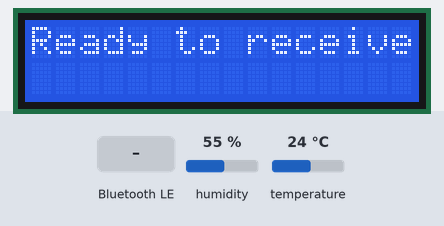
A sketch run on a simulated ESP32-S3. Shown: 16×2 character LCD. Inputs (shaded band) come from the test bench; at power-on: humidity 55 %, temperature 24 °C. Nothing arrives over Bluetooth unless stated; a phone connects over Bluetooth LE 3 s after start; what the sketch prints to the serial monitor is not drawn.

Above: at 0.1 s.
3.3 s: Bluetooth LE write "1" received
At 4.4 s:
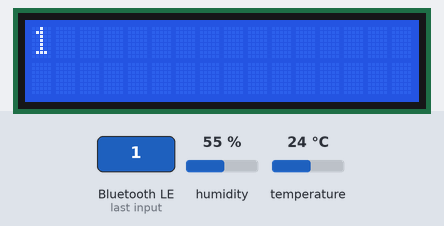
4.8 s: Bluetooth LE write "0" received
At 5.6 s:
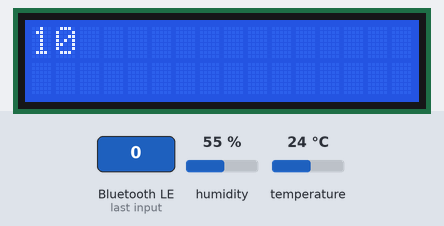
Timing chart, 0 to 7.8 s (numbered marks = the images above; inputs shaded):
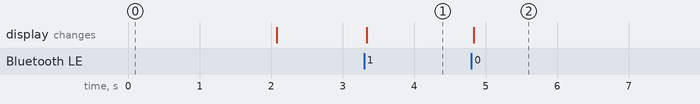

Measured:
- after the input at 3.3 s, the display: changes at once (image 1)
- after the input at 4.8 s, the display: changes at once (image 2)

The sketch:

11-013_Classic_Bluetooth_LCD.ino
```cpp
/*  11.013 - BLE UART with I2C LCD and BME280 Sensor for ESP32-S3
 *
 * Course: IoT Development with ESP32-S3
 * Target Hardware: ESP32-S3-DevKitC-1 v1.1
 * Module: ESP32-S3-WROOM-1-N16R16V
 *
 * This sketch demonstrates how to:
 *  - Receive characters from a BLE UART terminal and display them on an I2C LCD.
 *  - Periodically send temperature and humidity readings from a BME280 sensor over BLE.
 *  - Clear the LCD using a specific character ('~').
 *
 * HARDWARE MODERNIZATION:
 * ========================
 * Classic Bluetooth is not supported on the ESP32-S3. Therefore, this updated version
 * uses BLE UART communication via the NimBLE-Arduino library, which is efficient
 * and works well with BLE terminal apps like "nRF Connect" or "Serial Bluetooth Terminal".
 *
 * HARDWARE INFORMATION:
 * =====================
 * - ESP32-S3-DevKitC-1 v1.1 (GPIO38 WS2812 LED not used here)
 * - I2C LCD display (16x2)
 * - BME280 temperature & humidity sensor (I2C)
 * - External BLE central device (e.g., phone with BLE terminal app)
 *
 * CIRCUIT DIAGRAM:
 * ================
 * ESP32-S3         | BME280    | I2C LCD
 * ----------------|-----------|----------
 * 3V3             | VIN       | VCC
 * GND             | GND       | GND
 * GPIO21 (SDA)    | SDA       | SDA
 * GPIO22 (SCL)    | SCL       | SCL
 *
 * COMPONENTS:
 * ===========
 * - ESP32-S3-DevKitC-1 v1.1
 * - BME280 sensor (I2C, address 0x76 or 0x77)
 * - 16x2 LCD with I2C backpack (default address: 0x27)
 * - BLE UART app (e.g., Serial Bluetooth Terminal)
 *
 * GPIO ASSIGNMENTS:
 * =================
 * SDA → GPIO21
 * SCL → GPIO22
 *
 * TECHNICAL NOTES:
 * ================
 * - Uses NimBLE-Arduino for BLE UART communication.
 * - LCD buffer is cleared after 2 rows are filled or if '~' is received.
 * - BME280 readings are updated every ~10 seconds (200×50ms).
 * - Use dtostrf for float formatting.
 *
 * IDE REQUIREMENTS:
 * =================
 * - Arduino IDE 2.0+
 * - ESP32 Arduino Core v3.0+
 * - Board: "ESP32S3 Dev Module"
 * - Libraries:
 *   - NimBLE-Arduino (https://github.com/h2zero/NimBLE-Arduino)
 *   - LiquidCrystal_I2C by John Rickman
 *   - Adafruit BME280 and Adafruit Unified Sensor
 *
 * Created: April 8 2019 by Peter Dalmaris
 * Updated: July 30 2025 for ESP32-S3 compatibility (BLE UART replacement)
 */

#include <Wire.h>
#include <LiquidCrystal_I2C.h>
#include <Adafruit_Sensor.h>
#include <Adafruit_BME280.h>
#include <NimBLEDevice.h>

// I2C LCD and BME280 setup
LiquidCrystal_I2C lcd(0x27, 16, 2); // Adjust if your LCD uses a different address
Adafruit_BME280 bme;                // I2C BME280 sensor

// Constants
constexpr uint8_t SDA_PIN = 21;
constexpr uint8_t SCL_PIN = 22;
constexpr float SEALEVELPRESSURE_HPA = 1013.25;
constexpr uint8_t MAX_ROWS = 1;
constexpr uint8_t MAX_COLS = 15;

// BLE service/characteristics UUIDs
#define SERVICE_UUID         "6E400001-B5A3-F393-E0A9-E50E24DCCA9E"
#define CHARACTERISTIC_RX_UUID "6E400002-B5A3-F393-E0A9-E50E24DCCA9E" // Write
#define CHARACTERISTIC_TX_UUID "6E400003-B5A3-F393-E0A9-E50E24DCCA9E" // Notify

// BLE server and characteristics
NimBLECharacteristic *txCharacteristic;
bool deviceConnected = false;

int lazyCounter = 0;
uint8_t col = 0;
uint8_t row = 0;

// Helper: clear LCD
void resetLCD() {
  col = 0;
  row = 0;
  lcd.clear();
}

// BLE callbacks
class UARTCallbacks : public NimBLECharacteristicCallbacks {
  void onWrite(NimBLECharacteristic* characteristic) {  // Remove 'override'
    std::string rxValue = characteristic->getValue();
    for (char c : rxValue) {
      if (c == '~') {
        resetLCD(); // OK after Fix 2
      } else {
        lcd.setCursor(col, row);
        lcd.print(c);
        col++;
        if (col > MAX_COLS) {
          col = 0;
          row++;
        }
        if (row > MAX_ROWS) {
          resetLCD();
        }
      }
    }
  }
};

class ServerCallbacks : public NimBLEServerCallbacks {
  void onConnect(NimBLEServer* pServer) {  // Remove 'override'
    deviceConnected = true;
  }

  void onDisconnect(NimBLEServer* pServer) {  // Remove 'override'
    deviceConnected = false;
    NimBLEDevice::startAdvertising();
  }
};

// Setup function
void setup() {
  Wire.begin(SDA_PIN, SCL_PIN);
  Serial.begin(115200);

  lcd.init();
  lcd.backlight();
  lcd.setCursor(0, 0);
  lcd.print("Ready to receive");
  delay(2000);
  lcd.clear();

  if (!bme.begin(0x76)) {
    Serial.println("Could not find BME280 sensor!");
    while (1);
  }

  NimBLEDevice::init("ESP32S3-BLE-Display");
  NimBLEServer *pServer = NimBLEDevice::createServer();
  pServer->setCallbacks(new ServerCallbacks());

  NimBLEService *pService = pServer->createService(SERVICE_UUID);

  NimBLECharacteristic *rxCharacteristic = pService->createCharacteristic(
      CHARACTERISTIC_RX_UUID,
      NIMBLE_PROPERTY::WRITE | NIMBLE_PROPERTY::WRITE_NR);
  rxCharacteristic->setCallbacks(new UARTCallbacks());

  txCharacteristic = pService->createCharacteristic(
      CHARACTERISTIC_TX_UUID,
      NIMBLE_PROPERTY::NOTIFY);

  pService->start();
  NimBLEAdvertising *pAdvertising = NimBLEDevice::getAdvertising();
  pAdvertising->addServiceUUID(SERVICE_UUID);
  pAdvertising->start();

  Serial.println("BLE UART Service started");
}

// Main loop
void loop() {
  if (lazyCounter >= 200) {
    if (deviceConnected) {
      sendSensorReadings();
    }
    lazyCounter = 0;
  }

  lazyCounter++;
  delay(50);
}


// Helper: send sensor data via BLE UART
void sendSensorReadings() {
  float temp = bme.readTemperature();
  float humi = bme.readHumidity();

  char msg[64];
  snprintf(msg, sizeof(msg), "Temperature: %.2f C\nHumidity: %.2f %%\n", temp, humi);
  txCharacteristic->setValue((uint8_t*)msg, strlen(msg));
  txCharacteristic->notify();
}
```
